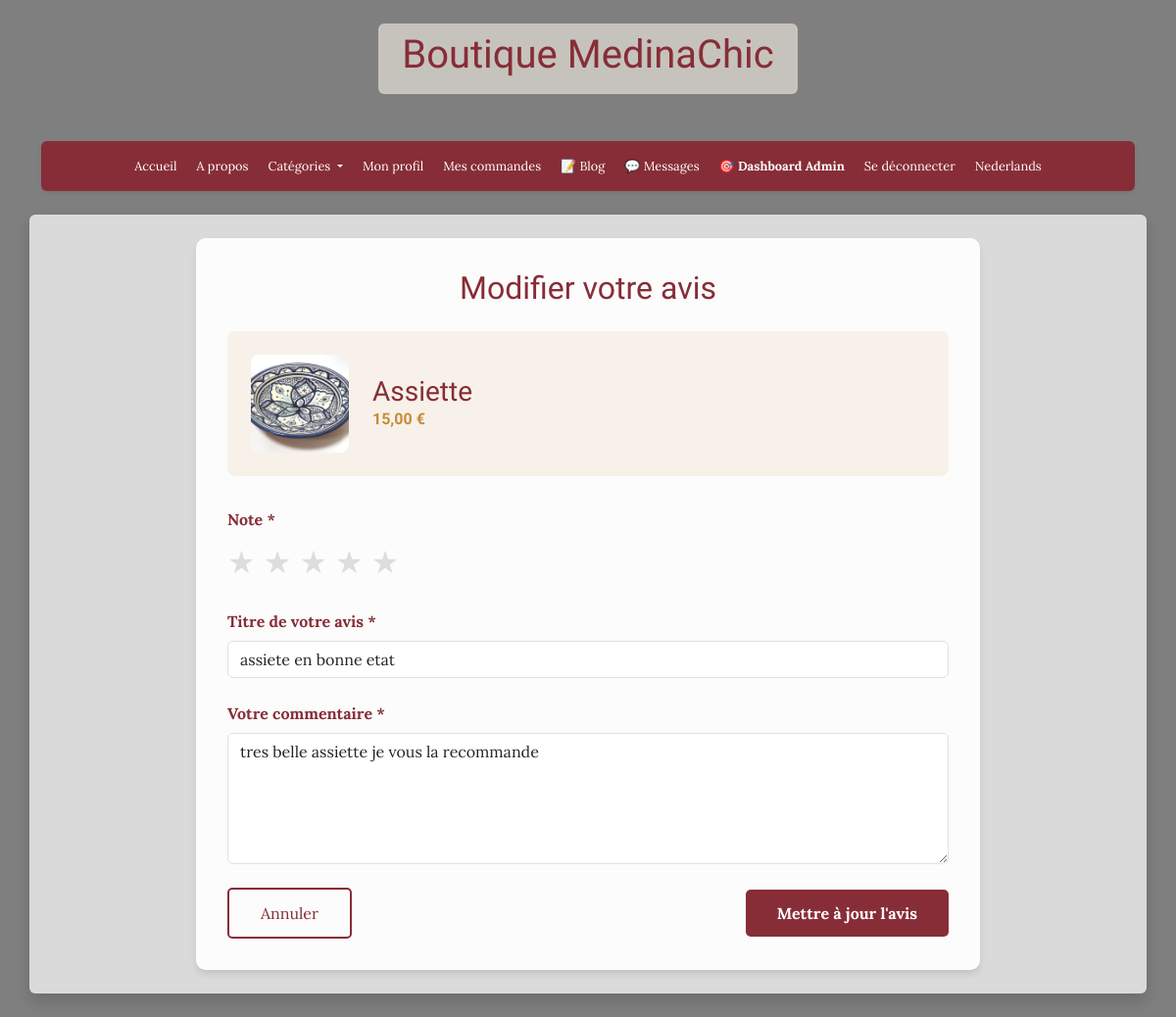
Screenshot of /api/product/assiette/review/ (signed in) with the database file from the repository.
### store/models.py (models this page shows, shortened)
class Product(models.Model):
    name = models.CharField(max_length=128)
    name_nl = models.CharField(max_length=128, blank=True, null=True)
    slug = models.SlugField(max_length=128, blank=True)
    CATEGORIES = [
        ('autre', 'Autre'),
        ('cuisine', 'Cuisine'),
        ('vetement', 'Vetement'),
        ('tissu', 'Tissu'),
        ('argile', 'Argile'),
        ('maroquineire', 'Maroquineire'),
        ('alimentaire', 'Alimentaire'),
        ('accessoire', 'Accessoire'),
    ]
    category = models.CharField(max_length=50, choices=CATEGORIES, default='autre')
    price = models.FloatField(default=0.0)
    quantity = models.IntegerField(default=0)
    description = models.TextField(blank=True)
    description_nl = models.TextField(blank=True, null=True)
    thumbnail = models.ImageField(upload_to="products/", blank=True, null=True)
    stripe_id = models.CharField(max_length=90, blank=True)
    def thumbnail_url(self):
        return self.thumbnail.url if self.thumbnail else static("img/logo-bleu.jpg")

class ProductReview(models.Model):
    product = models.ForeignKey(Product, on_delete=models.CASCADE, related_name='reviews')
    user = models.ForeignKey(AUTH_USER_MODEL, on_delete=models.CASCADE)
    rating = models.IntegerField(choices=[(i, i) for i in range(1, 6)], help_text="Note de 1 à 5 étoiles")
    title = models.CharField(max_length=200, verbose_name="Titre de l'avis")
    comment = models.TextField(verbose_name="Commentaire")
    created_at = models.DateTimeField(auto_now_add=True)
    updated_at = models.DateTimeField(auto_now=True)
    verified_purchase = models.BooleanField(default=False, verbose_name="Achat vérifié")
    class Meta:
        verbose_name = "Avis produit"
        verbose_name_plural = "Avis produits"
        ordering = ['-created_at']
        unique_together = ['product', 'user']

### store/views.py (the view)
# urls.py: path('product/<str:slug>/review/', add_review, name="add-review"),
@login_required
def add_review(request, slug):
    from django.contrib import messages
    from store.forms import ProductReviewForm
    from store.models import ProductReview, OrderHistoryItem
    product = get_object_or_404(Product, slug=slug)
    has_purchased = OrderHistoryItem.objects.filter(
        order_history__user=request.user,
        product_slug=slug
    ).exists()
    if not has_purchased:
        messages.error(request, "Vous devez avoir acheté ce produit pour laisser un avis.")
        return redirect('product', slug=slug)
    try:
        review = ProductReview.objects.get(product=product, user=request.user)
        is_edit = True
    except ProductReview.DoesNotExist:
        review = None
        is_edit = False
    if request.method == 'POST':
        form = ProductReviewForm(request.POST, instance=review)
        if form.is_valid():
            review = form.save(commit=False)
            review.product = product
            review.user = request.user
            review.verified_purchase = True
            review.save()
            if is_edit:
                messages.success(request, "Votre avis a été mis à jour avec succès.")
            else:
                messages.success(request, "Merci pour votre avis !")
            return redirect('product', slug=slug)
    else:
        form = ProductReviewForm(instance=review)
    context = {
        'form': form,
        'product': product,
        'is_edit': is_edit
    }
    return render(request, 'store/add_review.html', context)

### store/forms.py
class ProductReviewForm(forms.ModelForm):
    rating = forms.ChoiceField(
        choices=[(i, f"{i} étoile{'s' if i > 1 else ''}") for i in range(1, 6)],
        widget=forms.RadioSelect(attrs={'class': 'rating-radio'}),
        label="Note"
    )
    title = forms.CharField(
        max_length=200,
        widget=forms.TextInput(attrs={
            'class': 'form-control',
            'placeholder': 'Résumez votre avis en quelques mots'
        }),
        label="Titre de votre avis"
    )
    comment = forms.CharField(
        widget=forms.Textarea(attrs={
            'class': 'form-control',
            'rows': 5,
            'placeholder': 'Partagez votre expérience avec ce produit...'
        }),
        label="Votre commentaire"
    )
    class Meta:
        model = ProductReview
        fields = ['rating', 'title', 'comment']

### store/context_processors.py (called while the page is built)
def cart_processor(request):
    cart_data = {
        'has_cart': False,
        'cart_count': 0
    }
    if request.user.is_authenticated:
        try:
            cart = Cart.objects.filter(user=request.user, ordered=False).first()
            if cart:
                cart_data['has_cart'] = True
                cart_data['cart_count'] = cart.orders.count()
        except:
            pass
    return cart_data

### store/templates/store/add_review.html (shortened to what this page needs)
{% extends 'base.html' %}
{% block content %}
<div class="review-form-container">
    <h2 class="text-center mb-4" style="color: #872D37;">
        {% if is_edit %}
            Modifier votre avis
        {% else %}
            Donner votre avis
        {% endif %}
    </h2>
    <div class="product-info">
        <img src="{{ product.thumbnail_url }}" alt="{{ product.name }}">
        <div>
            <h3>{{ product.name }}</h3>
            <p class="mb-0" style="color: #C78C3A; font-weight: bold;">{{ product.price|floatformat:2 }} €</p>
        </div>
    </div>
    <form method="POST">
        <div class="mb-4">
            <label class="form-label">Note *</label>
            <div class="rating-radio">
                {% for value, label in form.rating.field.choices %}
                    <label for="rating_{{ value }}">★</label>
                {% endfor %}
            </div>
        </div>
        <div class="mb-4">
            <label for="{{ form.title.id_for_label }}" class="form-label">{{ form.title.label }} *</label>
            {{ form.title }}
        </div>
        <div class="mb-4">
            <label for="{{ form.comment.id_for_label }}" class="form-label">{{ form.comment.label }} *</label>
            {{ form.comment }}
        </div>
        <div class="d-flex justify-content-between align-items-center">
            <a href="{% url 'product' product.slug %}" class="btn-cancel">Annuler</a>
            <button type="submit" class="btn-submit">
                {% if is_edit %}
                    Mettre à jour l'avis
                {% else %}
                    Publier l'avis
                {% endif %}
            </button>
        </div>
    </form>
</div>
{% endblock %}

### store/templates/store/add_review.html (style rules this page uses)
.review-form-container { max-width: 800px; margin: 0 auto; background-color: rgba(255, 255, 255, 0.95); padding: 2rem; border-radius: 10px; box-shadow: 0 4px 6px rgba(0,0,0,0.1); }
.product-info { display: flex; align-items: center; gap: 1.5rem; padding: 1.5rem; background-color: rgba(199, 140, 58, 0.1); border-radius: 8px; margin-bottom: 2rem; }
.product-info img { width: 100px; height: 100px; object-fit: cover; border-radius: 8px; }
.product-info h3 { color: #872D37; margin: 0; }
.rating-radio { display: flex; flex-direction: row; justify-content: flex-start; gap: 0.5rem; }
.rating-radio label { font-size: 2rem; color: #ddd; cursor: pointer; transition: color 0.2s; }
.form-label { color: #872D37; font-weight: bold; margin-bottom: 0.5rem; }
.btn-submit { background-color: #872D37; color: white; border: none; padding: 0.75rem 2rem; border-radius: 5px; font-weight: bold; transition: all 0.3s; }
.btn-cancel { border: 2px solid #872D37; color: #872D37; padding: 0.75rem 2rem; border-radius: 5px; text-decoration: none; transition: all 0.3s; }

### rows the page displays
Product: thumbnail_url (picture), name "Assiette", price "15,00"
ProductReview: title "assiete en bonne etat", comment "tres belle assiette je vous la recommande"
